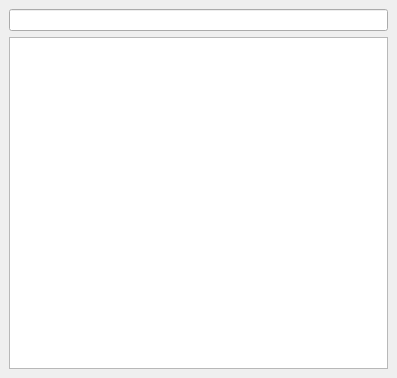
<?xml version="1.0" encoding="UTF-8"?>
<ui version="4.0">
 <class>uiMainWindow</class>
 <widget class="QMainWindow" name="uiMainWindow">
  <property name="geometry">
   <rect>
    <x>0</x>
    <y>0</y>
    <width>397</width>
    <height>378</height>
   </rect>
  </property>
  <property name="windowTitle">
   <string>MainWindow</string>
  </property>
  <property name="styleSheet">
   <string/>
  </property>
  <widget class="QWidget" name="uiCentralWidget">
   <layout class="QVBoxLayout" name="verticalLayout">
    <item>
     <widget class="QLineEdit" name="uiFilter"/>
    </item>
    <item>
     <widget class="QTreeView" name="uiTree"/>
    </item>
   </layout>
  </widget>
 </widget>
 <resources/>
 <connections/>
</ui>
